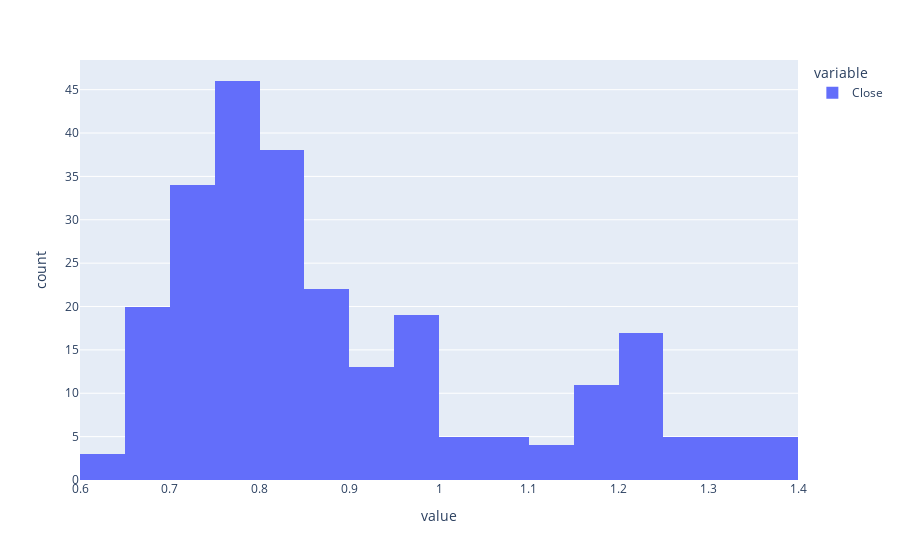

Notebook source saved alongside this figure:
### Code cell
px.histogram(returns)

### Figure 1 — Plotly figure (JSON) as saved in the notebook; plotly's stock layout.template omitted (floating-point values rounded to 4 significant figures; data arrays with more than 128 entries replaced by an {"elided": "..."} marker saying what was removed)
{"data": [{"alignmentgroup": "True", "bingroup": "x", "hovertemplate": "variable=Close<br>value=%{x}<br>count=%{y}<extra></extra>", "legendgroup": "Close", "marker": {"color": "#636efa", "pattern": {"shape": ""}}, "name": "Close", "offsetgroup": "Close", "orientation": "v", "showlegend": true, "type": "histogram", "x": {"elided": "253 float values"}, "xaxis": "x", "yaxis": "y"}], "layout": {"barmode": "relative", "legend": {"title": {"text": "variable"}, "tracegroupgap": 0}, "margin": {"t": 60}, "xaxis": {"anchor": "y", "domain": [0, 1], "title": {"text": "value"}}, "yaxis": {"anchor": "x", "domain": [0, 1], "title": {"text": "count"}}}}
